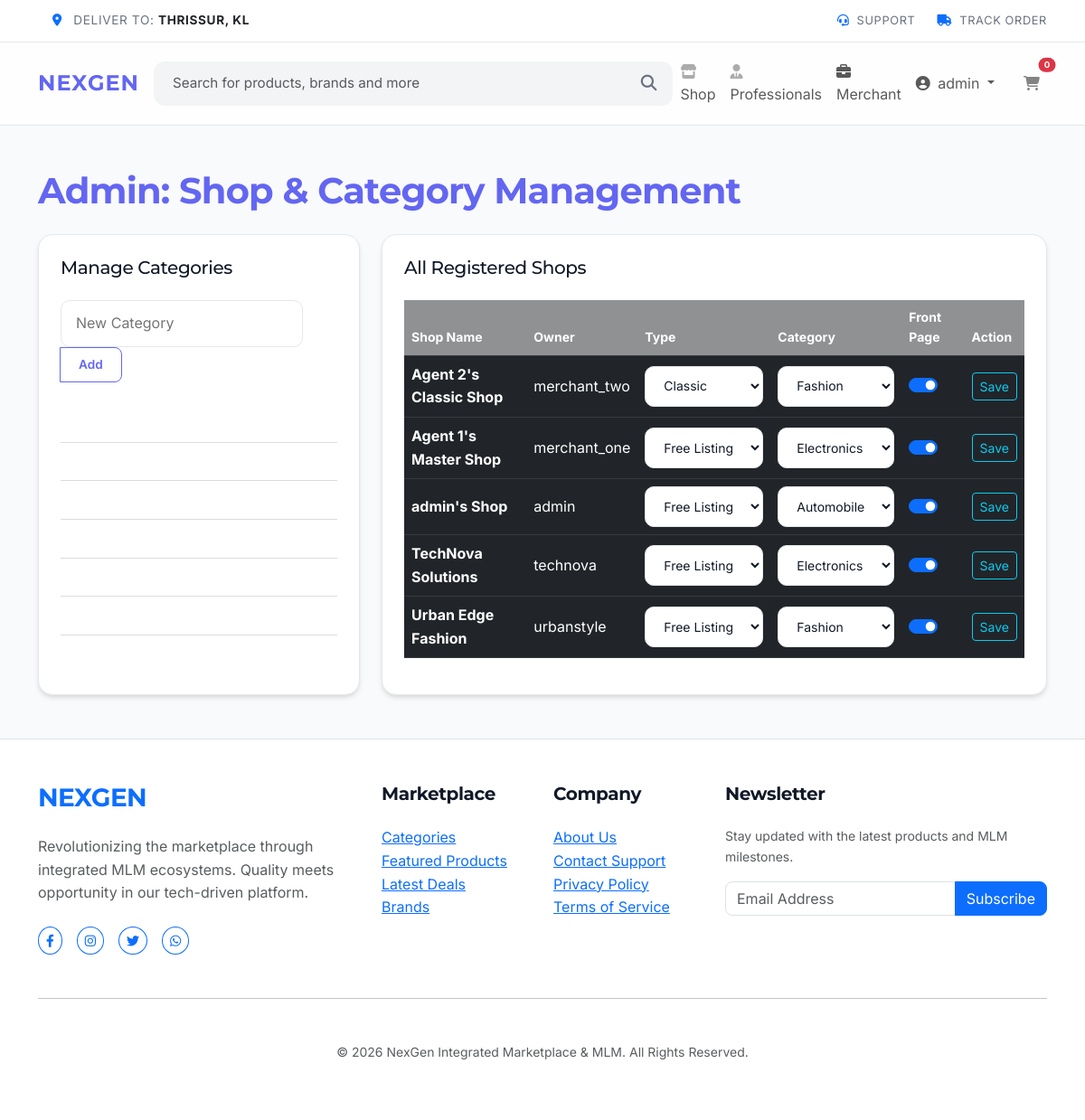
The page /admin/manage_shops.php (signed in) on the database its author committed.
### tables this page shows
CREATE TABLE shops (
    id INTEGER PRIMARY KEY AUTOINCREMENT,
    owner_id INTEGER NOT NULL,
    name TEXT NOT NULL,
    description TEXT,
    logo TEXT,
    wallpaper TEXT,
    meta_keywords TEXT,
    og_title TEXT,
    og_description TEXT,
    locality TEXT,
    category TEXT,
    created_at DATETIME DEFAULT CURRENT_TIMESTAMP, type TEXT CHECK(type IN ('privilege', 'classic', 'free_listing')) DEFAULT 'free_listing', social_links TEXT, address TEXT, city TEXT, district TEXT, pincode TEXT, added_by_agent_id INTEGER REFERENCES users(id), show_on_front INTEGER DEFAULT 1,
    FOREIGN KEY (owner_id) REFERENCES users(id)
);

CREATE TABLE "users" (
    id INTEGER PRIMARY KEY AUTOINCREMENT,
    username TEXT NOT NULL UNIQUE,
    password TEXT NOT NULL,
    email TEXT NOT NULL UNIQUE,
    role TEXT CHECK(role IN ('admin', 'shop_owner', 'member', 'agent')) DEFAULT 'member',
    referrer_id INTEGER,
    level INTEGER DEFAULT 1,
    rebirth_count INTEGER DEFAULT 0,
    created_at DATETIME DEFAULT CURRENT_TIMESTAMP,
    mobile TEXT,
    customer_id TEXT,
    FOREIGN KEY (referrer_id) REFERENCES users_new(id)
);

CREATE TABLE shop_categories (id INTEGER PRIMARY KEY AUTOINCREMENT, name TEXT NOT NULL UNIQUE, parent_id INTEGER DEFAULT NULL);

### includes/config.php (called while the page is built, shortened)
<?php
function e($text) {
    return htmlspecialchars($text ?? '', ENT_QUOTES, 'UTF-8');
}
?>

### admin/manage_shops.php (the view, shortened to what this page needs)
<?php
require_once '../includes/config.php';
$shops = $pdo->query("SELECT s.*, u.username as owner_name FROM shops s JOIN users u ON s.owner_id = u.id ORDER BY s.created_at DESC")->fetchAll();
$categories = $pdo->query("SELECT * FROM shop_categories ORDER BY name ASC")->fetchAll();
include '../includes/header.php';
?>
<div class="container my-5">
    <div class="d-flex justify-content-between align-items-center mb-4">
        <h1 class="neon-text m-0">Admin: Shop & Category Management</h1>
    </div>
    <div class="row g-4">
        <div class="col-lg-4">
            <div class="glass-card p-4">
                <h3 class="h5 mb-4">Manage Categories</h3>
                <form method="POST" class="mb-4">
                    <div class="input-group">
                        <input type="text" name="cat_name" class="glass-input" placeholder="New Category" required>
                        <button type="submit" name="add_category" class="neon-button-sm">Add</button>
                    </div>
                </form>
                <div class="list-group list-group-flush bg-transparent">
                    <?php foreach($categories as $cat): ?>
                        <div class="list-group-item bg-transparent text-white border-secondary border-opacity-25 py-2">
                        </div>
                    <?php endforeach; ?>
                </div>
            </div>
        </div>
        <div class="col-lg-8">
            <div class="glass-card p-4">
                <h3 class="h5 mb-4">All Registered Shops</h3>
                <div class="table-responsive">
                    <table class="table table-dark table-hover align-middle">
                        <thead>
                            <tr class="small opacity-50">
                                <th>Shop Name</th>
                                <th>Owner</th>
                                <th>Type</th>
                                <th>Category</th>
                                <th>Front Page</th>
                                <th>Action</th>
                            </tr>
                        </thead>
                        <tbody>
                            <?php foreach($shops as $s): ?>
                            <tr>
                                <td><strong><?php echo e($s['name']); ?></strong></td>
                                <td><?php echo e($s['owner_name']); ?></td>
                                <form method="POST">
                                    <td>
                                        <select name="shop_type" class="glass-input p-1 small">
                                            <option value="classic" <?php echo $s['type'] === 'classic' ? 'selected' : ''; ?>>Classic</option>
                                            <option value="free_listing" <?php echo $s['type'] === 'free_listing' ? 'selected' : ''; ?>>Free Listing</option>
                                        </select>
                                    </td>
                                    <td>
                                        <select name="shop_category" class="glass-input p-1 small">
                                            <?php foreach($categories as $cat): ?>
                                                <option value="<?php echo e($cat['name']); ?>" <?php echo $s['category'] === $cat['name'] ? 'selected' : ''; ?>><?php echo e($cat['name']); ?></option>
                                            <?php endforeach; ?>
                                        </select>
                                    </td>
                                    <td>
                                        <div class="form-check form-switch">
                                            <input class="form-check-input" type="checkbox" name="show_on_front" value="1" <?php echo (!isset($s['show_on_front']) || $s['show_on_front']) ? 'checked' : ''; ?>>
                                        </div>
                                    </td>
                                    <td>
                                        <button type="submit" name="update_shop" class="btn btn-sm btn-outline-info">Save</button>
                                    </td>
                                </form>
                            </tr>
                            <?php endforeach; ?>
                        </tbody>
                    </table>
                </div>
            </div>
        </div>
    </div>
</div>
<?php include '../includes/footer.php'; ?>

### assets/css/style.css (style rules this page uses)
:root { --primary-color: #6366f1; --accent-color: #818cf8; --body-bg: #f9fafb; --card-bg: #ffffff; --text-main: #111827; --text-muted: #6b7280; --border-color: #e5e7eb; --card-shadow: 0 4px 6px -1px rgba(0, 0, 0, 0.1), 0 2px 4px -1px rgba(0, 0, 0, 0.06); --transition: all 0.3s cubic-bezier(0.4, 0, 0.2, 1); --border-radius: 16px; }
body { background-color: var(--body-bg); color: var(--text-main); font-family: 'Inter', sans-serif; line-height: 1.6; overflow-x: hidden; }
h1, h2, h3, h4, h5, .navbar-brand { font-family: 'Montserrat', sans-serif; font-weight: 700; letter-spacing: -0.02em; }
.glass-card { background: var(--card-bg); border: 1px solid var(--border-color); border-radius: var(--border-radius); box-shadow: var(--card-shadow); transition: var(--transition); }
.neon-text { color: var(--primary-color); }
.glass-input { background: #ffffff !important; border: 1px solid var(--border-color) !important; color: var(--text-main) !important; padding: 0.75rem 1rem !important; border-radius: 10px !important; transition: var(--transition); }
.neon-button-sm { background: transparent; border: 1.5px solid var(--primary-color); color: var(--primary-color); border-radius: 8px; padding: 0.5rem 1.25rem; font-size: 0.85rem; font-weight: 600; transition: var(--transition); }

### rows shown on the page
shops: name "Agent 2's Classic Shop", owner.username "merchant_two", shop_type "Classic", shop_category "Fashion", show_on_front "☑"
shops: name "Agent 1's Master Shop", owner.username "merchant_one", shop_type "Free Listing", shop_category "Electronics", show_on_front "☑"
shops: name "admin's Shop", owner.username "admin", shop_type "Free Listing", show_on_front "☑"
shops: name "TechNova Solutions", owner.username "technova", shop_type "Free Listing", shop_category "Electronics", show_on_front "☑"
shops: name "Urban Edge Fashion", owner.username "urbanstyle", shop_type "Free Listing", shop_category "Fashion", show_on_front "☑"

### other values the page prints
$_SESSION['username'] "admin"
form field shop_category "Automobile"
